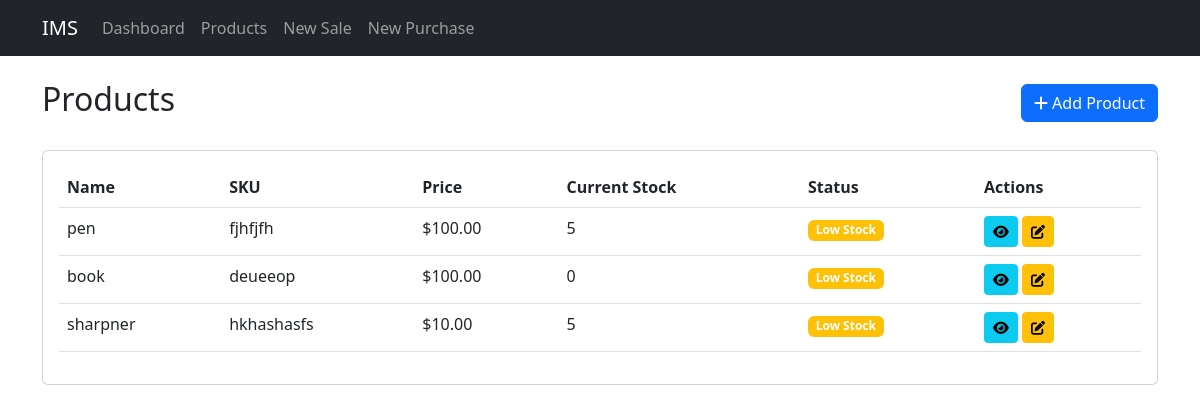
Screenshot of /products/ with the database file from the repository.
### inventory/models.py (models this page shows, shortened)
class Product(models.Model):
    name = models.CharField(max_length=200)
    description = models.TextField(blank=True)
    sku = models.CharField(max_length=50, unique=True)
    price = models.DecimalField(max_digits=10, decimal_places=2)
    min_stock_level = models.IntegerField(default=10)
    created_at = models.DateTimeField(auto_now_add=True)
    updated_at = models.DateTimeField(auto_now=True)
    @property
    def current_stock(self):
        return self.stock_set.first().quantity if self.stock_set.exists() else 0
    @property
    def is_low_stock(self):
        return self.current_stock <= self.min_stock_level

class Stock(models.Model):
    product = models.ForeignKey(Product, on_delete=models.CASCADE)
    quantity = models.IntegerField(default=0, validators=[MinValueValidator(0)])
    last_updated = models.DateTimeField(auto_now=True)

### inventory/views.py (the view)
# urls.py: path('products/', views.product_list, name='product_list'),
def product_list(request):
    products = Product.objects.all()
    return render(request, 'inventory/product_list.html', {'products': products})

### inventory/templates/inventory/product_list.html (shortened to what this page needs)
{% extends 'inventory/base.html' %}
{% block content %}
<div class="d-flex justify-content-between align-items-center mb-4">
    <h2>Products</h2>
    <a href="{% url 'product_create' %}" class="btn btn-primary">
        <i class="fas fa-plus"></i> Add Product
    </a>
</div>
<div class="card">
    <div class="card-body">
        <div class="table-responsive">
            <table class="table table-hover">
                <thead>
                    <tr>
                        <th>Name</th>
                        <th>SKU</th>
                        <th>Price</th>
                        <th>Current Stock</th>
                        <th>Status</th>
                        <th>Actions</th>
                    </tr>
                </thead>
                <tbody>
                    {% for product in products %}
                        <tr>
                            <td>{{ product.name }}</td>
                            <td>{{ product.sku }}</td>
                            <td>${{ product.price|floatformat:2 }}</td>
                            <td>{{ product.current_stock }}</td>
                            <td>
                                {% if product.is_low_stock %}
                                    <span class="badge bg-warning">Low Stock</span>
                                {% else %}
                                    <span class="badge bg-success">In Stock</span>
                                {% endif %}
                            </td>
                            <td>
                                <a href="{% url 'product_detail' product.pk %}" class="btn btn-sm btn-info">
                                    <i class="fas fa-eye"></i>
                                </a>
                                <a href="{% url 'product_edit' product.pk %}" class="btn btn-sm btn-warning">
                                    <i class="fas fa-edit"></i>
                                </a>
                            </td>
                        </tr>
                    {% empty %}
                        <tr>
                            <td colspan="6" class="text-center">No products found</td>
                        </tr>
                    {% endfor %}
                </tbody>
            </table>
        </div>
    </div>
</div>
{% endblock %}

### rows the page displays
Product: name "pen", sku "fjhfjfh", price "100.00", current_stock "5", min_stock_level "Low Stock"
Product: name "book", sku "deueeop", price "100.00", current_stock "0", min_stock_level "Low Stock"
Product: name "sharpner", sku "hkhashasfs", price "10.00", current_stock "5", min_stock_level "Low Stock"
